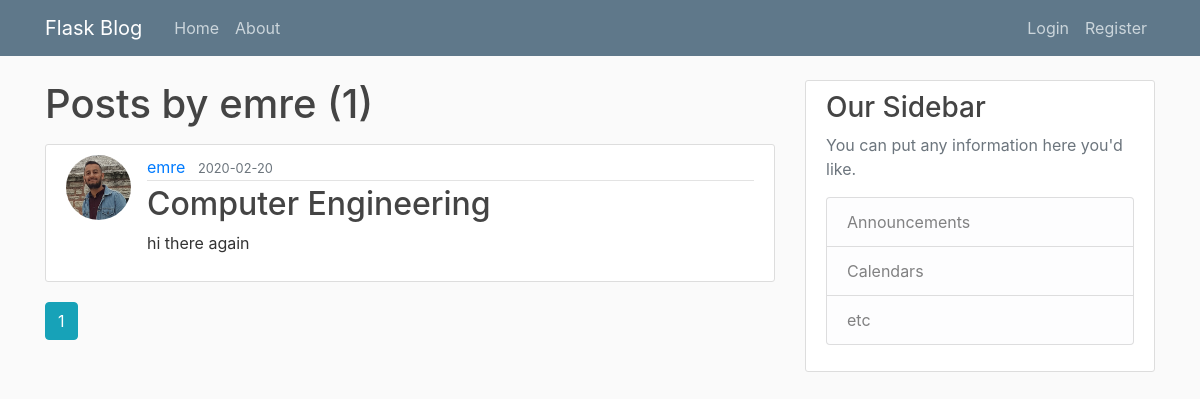
/user/emre, run on the app's committed database.
### flasky/Models.py (models this page shows, shortened)
class User(db.Model, UserMixin):
    id = db.Column(db.Integer , primary_key = True)
    username = db.Column(db.String(20),unique = True,nullable = False)
    email = db.Column(db.String(120),unique = True,nullable = False)
    image_file = db.Column(db.String(20),default  = "default.jpg")
    password = db.Column(db.String(60),nullable = False)
    posts = db.relationship("Post", backref = 'author',lazy = True)

class Post(db.Model):
    id = db.Column(db.Integer , primary_key = True)
    title = db.Column(db.String(120),nullable= False)
    date_posted = db.Column(db.DateTime, nullable=False, default=datetime.utcnow)
    content = db.Column(db.Text, nullable= False)
    user_id = db.Column(db.Integer, db.ForeignKey("user.id"), nullable=False)

### flasky/Routes.py (the view)
@app.route('/user/<string:username>')
def user_posts(username):
    page = request.args.get("page", 1, type=int)
    user = User.query.filter_by(username= username).first_or_404()
    posts = Post.query.filter_by(author = user).order_by(Post.date_posted.desc()).paginate(page = page, per_page=5)
    return render_template("user_posts.html",posts=posts,user=user)

### flasky/templates/user_posts.html
{% extends "layout.html" %}
{% block content %}
     <h1 class="mb-3">Posts by {{ user.username }} ({{ posts.total }})</h1>
    {% for post in posts.items %}
        <article class="media content-section">
          <img class="rounded-circle article-img" src="{{ url_for('static', filename='profile_pics/' + post.author.image_file) }}">
          <div class="media-body">
            <div class="article-metadata">
              <a class="mr-2" href="{{url_for('user_posts',username=user.username)}}">{{ post.author.username }}</a>
              <small class="text-muted">{{ post.date_posted.strftime('%Y-%m-%d') }}</small>
            </div>
            <h2><a class="article-title" href="{{ url_for('post', post_id=post.id) }}">{{ post.title }}</a></h2>
            <p class="article-content">{{ post.content }}</p>
          </div>
        </article>
    {% endfor %}
    {% for page_num in posts.iter_pages(left_edge=1, right_edge=1, left_current=1, right_current=2) %}
      {% if page_num %}
        {% if posts.page == page_num %}
          <a class="btn btn-info mb-4" href="{{ url_for('user_posts',username=user.username, page=page_num) }}">{{ page_num }}</a>
        {% else %}
          <a class="btn btn-outline-info mb-4" href="{{ url_for('user_posts',username=user.username, page=page_num) }}">{{ page_num }}</a>
        {% endif %}
      {% else %}
        ...
      {% endif %}
    {% endfor %}
{% endblock content %}

### flasky/static/main.css (style rules this page uses)
body { background: #fafafa; color: #333333; margin-top: 5rem; }
h1, h2, h3, h4, h5, h6 { color: #444444; }
.content-section { background: #ffffff; padding: 10px 20px; border: 1px solid #dddddd; border-radius: 3px; margin-bottom: 20px; }
.article-title { color: #444444; }
.article-content { white-space: pre-line; }
.article-img { height: 65px; width: 65px; margin-right: 16px; }
.article-metadata { padding-bottom: 1px; margin-bottom: 4px; border-bottom: 1px solid #e3e3e3 }

### data on the page
User: username "emre"
Post: image_file (picture), author.username "emre", date_posted "2020-02-20", title "Computer Engineering", content "hi there again"

### other printed values
{{ posts.total }} "1"
{{ page_num }} "1"
